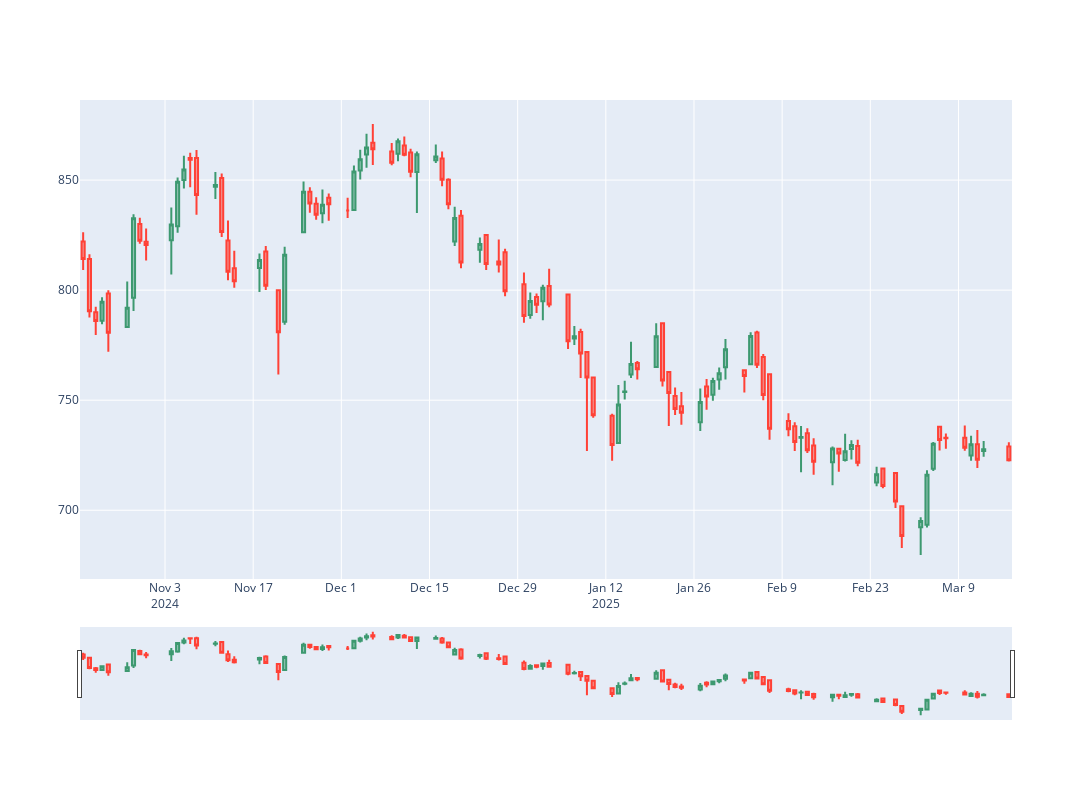

Notebook code cell kept with this figure:
### Code cell
fig = go.Figure(data = [
    go.Candlestick(
        x = df.index,
        open= df["1. open"],
        high= df["2. high"],
        low = df["3. low"],
        close= df["4. close"]
    )
])

fig.update_layout(width = 1200, height = 800)

fig.show()
